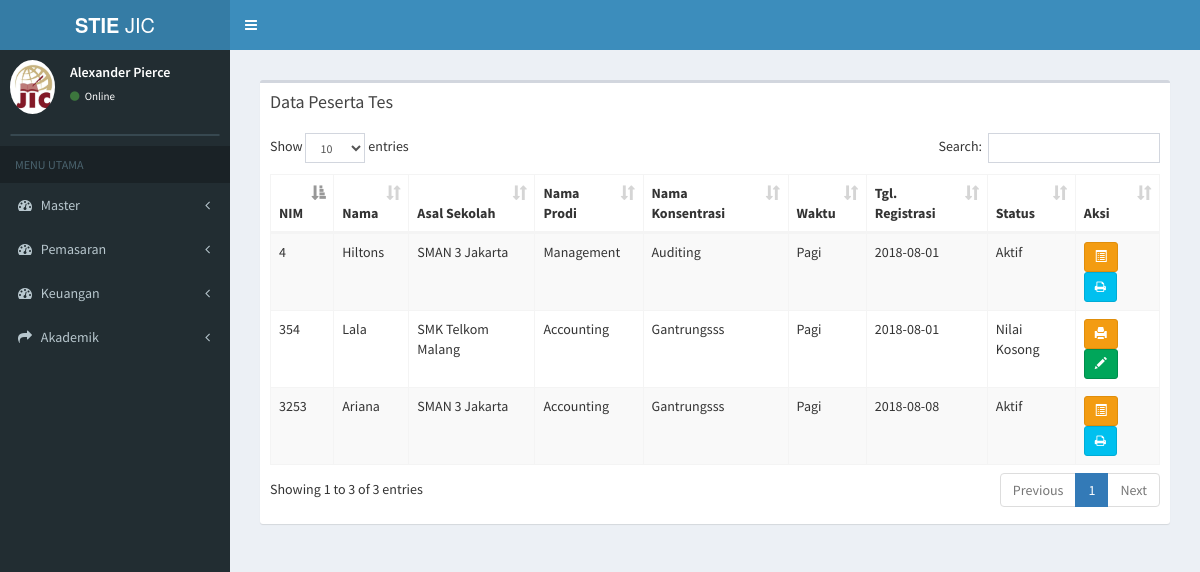
Screenshot of /index.php/daftar_ulang/data_peserta_tes with the database file from the repository.
### tables this page shows
CREATE TABLE `tb_mahasiswa` (
  `id_mahasiswa` varchar(7) NOT NULL,
  `nama_mahasiswa` varchar(100) NOT NULL,
  `nim` varchar(15) NOT NULL,
  `status_mahasiswa` varchar(20) NOT NULL,
  `id_prodi` varchar(7) NOT NULL,
  `id_konsentrasi` varchar(7) NOT NULL,
  `id_angkatan` varchar(7) NOT NULL,
  `id_hasil_tes` varchar(20) NOT NULL,
  `id_sekolah` varchar(10) NOT NULL,
  `id_waktu` int(11) NOT NULL,
  `id_grade` varchar(12) NOT NULL
);

CREATE TABLE `tb_sekolah` (
  `id_sekolah` varchar(6) NOT NULL,
  `nama_sekolah` varchar(30) NOT NULL,
  `alamat_sekolah` text NOT NULL,
  `jenis_sekolah` varchar(6) NOT NULL
);

CREATE TABLE `tb_prodi` (
  `id_prodi` varchar(6) NOT NULL,
  `nama_prodi` varchar(20) NOT NULL,
  `ketua_prodi` varchar(50) NOT NULL
);

CREATE TABLE `tb_konsentrasi` (
  `id_konsentrasi` varchar(6) NOT NULL,
  `nama_konsentrasi` varchar(20) NOT NULL,
  `id_prodi` varchar(6) NOT NULL
);

CREATE TABLE `tb_waktu` (
  `id_waktu` int(11) NOT NULL,
  `waktu` varchar(10) NOT NULL
);

CREATE TABLE `tb_tgl_du` (
  `id_mahasiswa` varchar(11) NOT NULL,
  `tgl_du` date NOT NULL
);

### application/controllers/daftar_ulang.php (called while the page is built, shortened)
<?php
class daftar_ulang extends CI_Controller {
	public function __construct()
	{
		$this->load->model('daftar_ulang_model');
		$this->load->model('tamu_model');
		$this->load->model('mahasiswa_model');
	}
	public function data_peserta_tes()
	{
			$data['du'] = $this->daftar_ulang_model->data_peserta_tes();
			$data['main_view'] = 'Daftar/data_daftarulang_view';
			$this->load->view('template', $data);
	}
}

### index.php (called while the page is built, shortened)
<?php
require_once BASEPATH.'core/CodeIgniter.php';

### application/models/daftar_ulang_model.php (called while the page is built, shortened)
<?php
class Daftar_ulang_model extends CI_Model {
  public function data_peserta_tes(){
    return $this->db->join('tb_prodi','tb_prodi.id_prodi=tb_mahasiswa.id_prodi')
              ->join('tb_sekolah','tb_sekolah.id_sekolah=tb_mahasiswa.id_sekolah')
              ->join('tb_konsentrasi','tb_konsentrasi.id_konsentrasi=tb_mahasiswa.id_konsentrasi')
              ->join('tb_alamat','tb_alamat.id_mahasiswa=tb_mahasiswa.id_mahasiswa')
              ->join('tb_bio','tb_bio.id_mahasiswa=tb_mahasiswa.id_mahasiswa')
              ->join('tb_kontak','tb_kontak.id_mahasiswa=tb_mahasiswa.id_mahasiswa')
              ->join('tb_waktu','tb_waktu.id_waktu=tb_mahasiswa.id_waktu')
              ->join('tb_tgl_du','tb_tgl_du.id_mahasiswa=tb_mahasiswa.id_mahasiswa')
              ->where('tb_mahasiswa.id_waktu', '1')
              ->get('tb_mahasiswa')
              ->result();
  }
}

### application/views/Daftar/data_daftarulang_view.php (the view, shortened to what this page needs)
<section class="content">
      <div class="row">
        <div class="col-xs-12">
          <div class="box">
            <div class="box-header">
              <h3 class="box-title">Data Peserta Tes</h3>
            </div>
            <div class="box-body">
              <table id="example1" class="table table-bordered table-striped">
                <thead>
                <tr>
                  <th>NIM</th>
                  <th>Nama</th>
                  <th>Asal Sekolah</th>
                  <th>Nama Prodi</th>
                  <th>Nama Konsentrasi</th>
                  <th>Waktu</th>
                  <th>Tgl. Registrasi</th>
                  <th>Status</th>
                  <th>Aksi</th>
                </tr>
                </thead>
                <tbody>
                <?php
                foreach ($du as $data) {
                    if ($data->status_mahasiswa == 'Nilai Kosong') {
                       echo '
                <tr>
                  <td>'.$data->nim.'</td>
                  <td>'.$data->nama_mahasiswa.'
                  </td>
                  <td>'.$data->nama_sekolah.'</td>
                  <td>'.$data->nama_prodi.'</td>
                  <td>'.$data->nama_konsentrasi.'</td>
                  <td>'.$data->waktu.'</td>
                  <td>'.$data->tgl_du.'</td>
                  <td>'.$data->status_mahasiswa.'</td>
                  <td>
                     <a href="'.base_url('daftar_ulang/print_ljk/'.$data->id_mahasiswa).'" target="_blank" class="btn btn-warning btn-sm" title="Print Lembar Jawaban"><i class="glyphicon glyphicon-print" ></i><span class="tooltiptext">Print LJK</span></a>
                     <a href="'.base_url('hasil_tes/page_input_nilai/'.$data->id_mahasiswa).'" class="btn btn-success  btn-sm" title="Input Nilai Tes"><i class="glyphicon glyphicon-pencil"></i><span class="tooltiptext">Input Nilai Tes</span></a>
                  </td>
                </tr>
                ';
                  } else {
                      echo '
                <tr>
                  <td>'.$data->nim.'</td>
                  <td>'.$data->nama_mahasiswa.'
                  </td>
                  <td>'.$data->nama_sekolah.'</td>
                  <td>'.$data->nama_prodi.'</td>
                  <td>'.$data->nama_konsentrasi.'</td>
                  <td>'.$data->waktu.'</td>
                  <td>'.$data->tgl_du.'</td>
                  <td>'.$data->status_mahasiswa.'</td>
                  <td>
                    <a href="'.base_url('daftar_ulang/detail_nilai/'.$data->id_mahasiswa).'" class="btn btn-warning btn-sm" title="Detail"><i class="glyphicon glyphicon-list-alt"></i><span class="tooltiptext">Detail</span></a>
                     <a href="'.base_url('hasil_tes/print_hasil_tes/'.$data->id_mahasiswa).'" target="_blank" class="btn btn-info btn-sm" title="Print Hasil Tes"><i class="fa fa-print"></i><span class="tooltiptext">Print Hasil Tes</span></a>
                  </td>
                </tr>
                ';
                }
                }
              ?>
                </tbody>
              </table>
            </div>
          </div>
        </div>
      </div>
    </section>

### application/views/template.php (style rules this page uses)
a { position: relative; display: inline-block; }

### rows the page displays
tb_mahasiswa: nim "4", nama_mahasiswa "Hiltons", id_sekolah.nama_sekolah "SMAN 3 Jakarta", id_prodi.nama_prodi "Management", id_konsentrasi.nama_konsentrasi "Auditing", id_waktu.waktu "Pagi", tb_tgl_du.tgl_du "2018-08-01", status_mahasiswa "Aktif"
tb_mahasiswa: nim "354", nama_mahasiswa "Lala", id_sekolah.nama_sekolah "SMK Telkom Malang", id_prodi.nama_prodi "Accounting", id_konsentrasi.nama_konsentrasi "Gantrungsss", id_waktu.waktu "Pagi", tb_tgl_du.tgl_du "2018-08-01", status_mahasiswa "Nilai Kosong"
tb_mahasiswa: nim "3253", nama_mahasiswa "Ariana", id_sekolah.nama_sekolah "SMAN 3 Jakarta", id_prodi.nama_prodi "Accounting", id_konsentrasi.nama_konsentrasi "Gantrungsss", id_waktu.waktu "Pagi", tb_tgl_du.tgl_du "2018-08-08", status_mahasiswa "Aktif"
